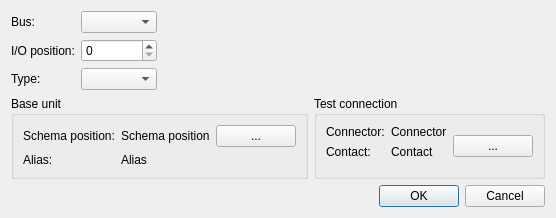
<?xml version="1.0" encoding="UTF-8"?>
<ui version="4.0">
 <class>mdtTtTestNodeUnitDialog</class>
 <widget class="QDialog" name="mdtTtTestNodeUnitDialog">
  <property name="geometry">
   <rect>
    <x>0</x>
    <y>0</y>
    <width>482</width>
    <height>204</height>
   </rect>
  </property>
  <property name="windowTitle">
   <string>Test node unit edition</string>
  </property>
  <layout class="QGridLayout" name="gridLayout">
   <item row="0" column="0">
    <layout class="QFormLayout" name="formLayout_3">
     <item row="0" column="0">
      <widget class="QLabel" name="lbBus">
       <property name="text">
        <string>Bus:</string>
       </property>
      </widget>
     </item>
     <item row="0" column="1">
      <widget class="QComboBox" name="cbBus"/>
     </item>
     <item row="1" column="0">
      <widget class="QLabel" name="lbIoPosition">
       <property name="text">
        <string>I/O position:</string>
       </property>
      </widget>
     </item>
     <item row="1" column="1">
      <widget class="QSpinBox" name="sbIoPosition"/>
     </item>
     <item row="2" column="1">
      <widget class="QComboBox" name="cbType"/>
     </item>
     <item row="2" column="0">
      <widget class="QLabel" name="lbType">
       <property name="text">
        <string>Type:</string>
       </property>
      </widget>
     </item>
    </layout>
   </item>
   <item row="1" column="0" colspan="2">
    <widget class="QGroupBox" name="gbUnitData">
     <property name="font">
      <font>
       <weight>50</weight>
       <bold>false</bold>
      </font>
     </property>
     <property name="title">
      <string>Base unit</string>
     </property>
     <layout class="QFormLayout" name="formLayout_2">
      <item row="0" column="0">
       <widget class="QLabel" name="lbSchemaPositionLabel">
        <property name="text">
         <string>Schema position:</string>
        </property>
       </widget>
      </item>
      <item row="0" column="1">
       <layout class="QHBoxLayout" name="horizontalLayout">
        <item>
         <widget class="QLabel" name="lbSchemaPosition">
          <property name="text">
           <string>Schema position</string>
          </property>
         </widget>
        </item>
        <item>
         <widget class="QPushButton" name="pbSelectUnit">
          <property name="text">
           <string>...</string>
          </property>
         </widget>
        </item>
       </layout>
      </item>
      <item row="1" column="0">
       <widget class="QLabel" name="lbAliasLabel">
        <property name="text">
         <string>Alias:</string>
        </property>
       </widget>
      </item>
      <item row="1" column="1">
       <widget class="QLabel" name="lbAlias">
        <property name="text">
         <string>Alias</string>
        </property>
       </widget>
      </item>
     </layout>
    </widget>
   </item>
   <item row="1" column="2">
    <widget class="QGroupBox" name="gbTestConnection">
     <property name="title">
      <string>Test connection</string>
     </property>
     <layout class="QHBoxLayout" name="horizontalLayout_2">
      <item>
       <layout class="QFormLayout" name="formLayout">
        <item row="0" column="0">
         <widget class="QLabel" name="lbTestConnectorLabel">
          <property name="text">
           <string>Connector:</string>
          </property>
         </widget>
        </item>
        <item row="0" column="1">
         <widget class="QLabel" name="lbTestConnector">
          <property name="text">
           <string>Connector</string>
          </property>
         </widget>
        </item>
        <item row="1" column="0">
         <widget class="QLabel" name="lbContactNameLabel">
          <property name="text">
           <string>Contact:</string>
          </property>
         </widget>
        </item>
        <item row="1" column="1">
         <widget class="QLabel" name="lbContactName">
          <property name="text">
           <string>Contact</string>
          </property>
         </widget>
        </item>
       </layout>
      </item>
      <item>
       <widget class="QPushButton" name="pbSelectTestConnection">
        <property name="text">
         <string>...</string>
        </property>
       </widget>
      </item>
     </layout>
    </widget>
   </item>
   <item row="2" column="1" colspan="2">
    <widget class="QDialogButtonBox" name="buttonBox">
     <property name="orientation">
      <enum>Qt::Horizontal</enum>
     </property>
     <property name="standardButtons">
      <set>QDialogButtonBox::Cancel|QDialogButtonBox::Ok</set>
     </property>
    </widget>
   </item>
  </layout>
 </widget>
 <resources/>
 <connections>
  <connection>
   <sender>buttonBox</sender>
   <signal>accepted()</signal>
   <receiver>mdtTtTestNodeUnitDialog</receiver>
   <slot>accept()</slot>
   <hints>
    <hint type="sourcelabel">
     <x>248</x>
     <y>254</y>
    </hint>
    <hint type="destinationlabel">
     <x>157</x>
     <y>274</y>
    </hint>
   </hints>
  </connection>
  <connection>
   <sender>buttonBox</sender>
   <signal>rejected()</signal>
   <receiver>mdtTtTestNodeUnitDialog</receiver>
   <slot>reject()</slot>
   <hints>
    <hint type="sourcelabel">
     <x>316</x>
     <y>260</y>
    </hint>
    <hint type="destinationlabel">
     <x>286</x>
     <y>274</y>
    </hint>
   </hints>
  </connection>
 </connections>
</ui>
